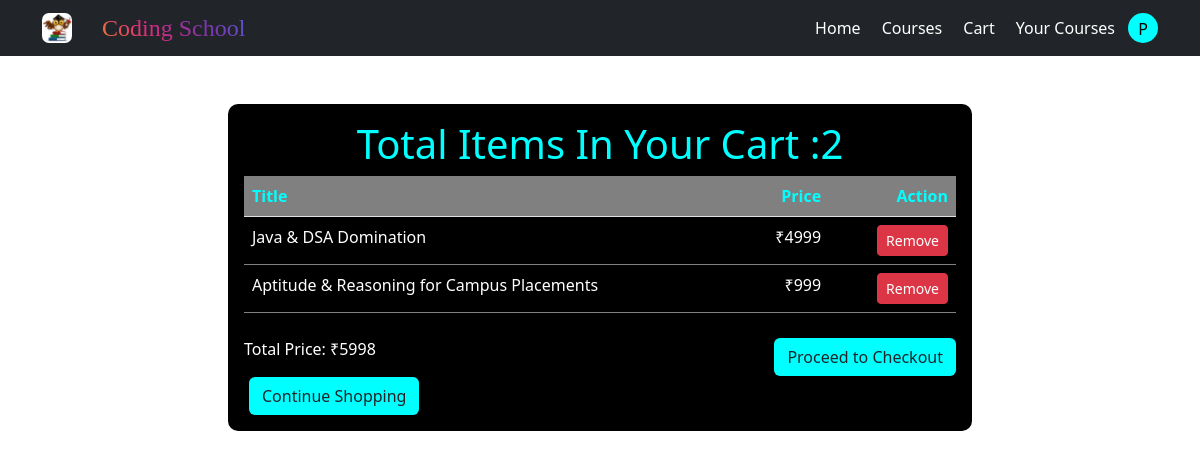
Screenshot of /view_cart/ (signed in) with the database file from the repository.
### shery_app/models.py (models this page shows, shortened)
class CustomUser(AbstractUser):
    picture=models.FileField(upload_to='profile_pictures/',null=True,default=None,blank=True)
    phone = models.CharField(max_length=15)
    address = models.TextField()
    emailaddress=models.EmailField(default='example@example.com')

class CartItem(models.Model):
    cart=models.ForeignKey(Cart,on_delete=models.CASCADE)
    course=models.ForeignKey(course,on_delete=models.CASCADE)
    quantity=models.PositiveIntegerField(default=0)
    def get_total_price(self):
        return self.course.Price * self.quantity

class course(models.Model):
    Image=models.FileField(upload_to='images/')
    Title=models.CharField(max_length=50)
    Description=models.CharField(max_length=400)
    Tutor=models.CharField(max_length=50)
    Topics=models.JSONField()
    Price=models.IntegerField()

### shery_app/views.py (the view)
# urls.py: path('view_cart/',viewCart,name='view_cart'),
def viewCart(request):
    cart_obj,created=Cart.objects.get_or_create(user=request.user)
    cart_items=CartItem.objects.filter(cart=cart_obj)
    total_cart_items=len(cart_items)
    return render(request,'view_cart.html',{'cart_items':cart_items , 'total_price':cart_obj.total_price(),'total_no_of_items':total_cart_items})

### shery_app/models.py (called while the page is built)
    def total_price(self):
        total=0
        for i in self.cartitem_set.all():
            total+=i.get_total_price()
        return total

### template/view_cart.html (shortened to what this page needs)
<!DOCTYPE html>
<html lang="en">
<head>
    <link href="https://cdn.jsdelivr.net/npm/bootstrap@5.3.3/dist/css/bootstrap.min.css" rel="stylesheet">
</head>
<body>
    {% include 'header.html' %}
        <div class="container mt-5">
                <div class="col-sm-10 col-md-8 p-3 m-auto" style="border-radius:10px;background-color: #000 !important;">
                    <h1 class="text-center" style="background:rgb(0,255,255); -webkit-background-clip: text; color: transparent;">
                    </h1>
                    <table class="table text-light mb-4" >
                        <thead class="text-light" >
                            <tr>
                                <th class='text-start' style="background-color: #808080 !important;color:rgb(0,255,255)">Title</th>
                                <th class=' text-end 'style="background-color: #808080 !important;color:rgb(0,255,255)">Price</th>
                                <th class='text-end 'style="background-color: #808080 !important;color:rgb(0,255,255)">Action</th>
                            </tr>
                        </thead>
                        <tbody >
                            {% for item in cart_items %}
                            <tr style="border-bottom: 1px solid gray;" >
                                <td class='text-white' style="background-color: #000 !important;">{{ item.course.Title }}</td>
                                <td class='text-white text-end' style="background-color: #000 !important;">₹{{ item.get_total_price }}</td>
                                <td style="background-color: #000 !important;text-align:end">
                                    <a href="{% url 'remove_cart_item' item.course.id %}" class="btn btn-danger btn-sm">Remove</a>
                                </td>
                            </tr>
                            {% endfor %}
                        </tbody>
                    </table>
                    <div class="d-flex justify-content-between align-items-center">
                        <p class='text-white fs-6'>Total Price: ₹{{ total_price }}</p>
                        <a href="" class="btn" style='background-color:rgb(0,255,255)'>Proceed to Checkout</a>
                    </div>
                    <a href="{% url 'courses' %}" class="btn" style='background-color:rgb(0,255,255)'>Continue Shopping</a>
        </div>
    </div>
</body>
</html>

### template/header.html (shortened to what this page needs)
        {% load static %}
        <nav class="navbar navbar-expand-lg w-100 bg-dark">
            <div class="container-fluid">
              <img style="margin-left:30px;border-radius:7px" src="{% static 'i1.jpg' %}" alt="" height="30px" width="30px">
              <a style="margin-left:30px;text-decoration:none;color:white;font-family:fantasy;background-image:linear-gradient(45deg, #f58529, #dd2a7b, #8134af, #515bd4);color:transparent;background-clip:text;font-size:24px;" id="brand" class="a" href="{% url 'welcome' %}" >Coding School</a>
              <div  class="collapse navbar-collapse " id="navbarNavAltMarkup">
                <div class="navbar-nav ms-auto " style="margin-right:30px;">
                  {% if user.is_authenticated %}
                  <a class="nav-link a  text-white" aria-current="page" href="{% url 'welcome' %}">Home</a>
                  <a  class="nav-link a  text-white" href="{% url 'courses' %}">Courses</a>
                  <a class="nav-link a  text-white" href="{% url 'view_cart'%}">Cart</a>
                  <a class="nav-link a  text-white" href="{% url 'enrolled'%}">Your Courses</a>
                  <a class="nav-link a   text-center profile-icon" id="profile-icon" href="" style="padding:4px;background-color:rgb(0,255,255);border-radius:50%;height:30px;width:30px;margin-top:5px;color:black;font-size:16px;">{{ user.last_name|first }}</a>
                  {% endif %}
                </div>
              </div>
            </div>
        </nav>

### template/view_cart.html (style rules this page uses)
a { text-decoration: none; color:white; margin-left:5px; }

### rows the page displays
CustomUser: last_name|first "P"
CartItem: course.Title "Java & DSA Domination", get_total_price "4999"
CartItem: course.Title "Aptitude & Reasoning for Campus Placements", get_total_price "999"

### other values shown
{{ total_price }} "5998"
